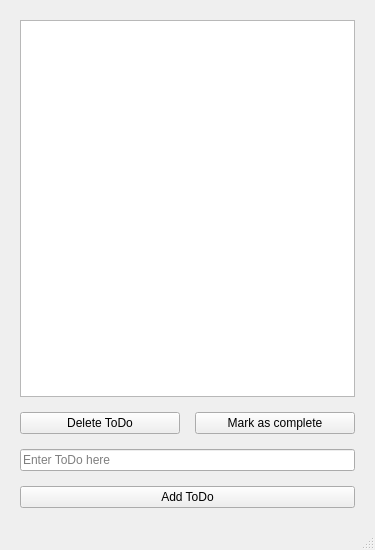
<?xml version="1.0" encoding="UTF-8"?>
<ui version="4.0">
 <class>MainWindow</class>
 <widget class="QMainWindow" name="MainWindow">
  <property name="geometry">
   <rect>
    <x>0</x>
    <y>0</y>
    <width>375</width>
    <height>550</height>
   </rect>
  </property>
  <property name="windowTitle">
   <string>MainWindow</string>
  </property>
  <widget class="QWidget" name="centralwidget">
   <layout class="QVBoxLayout" name="verticalLayout">
    <property name="spacing">
     <number>15</number>
    </property>
    <property name="leftMargin">
     <number>20</number>
    </property>
    <property name="topMargin">
     <number>20</number>
    </property>
    <property name="rightMargin">
     <number>20</number>
    </property>
    <property name="bottomMargin">
     <number>20</number>
    </property>
    <item>
     <widget class="QListView" name="view_list_todo"/>
    </item>
    <item>
     <layout class="QHBoxLayout" name="horizontalLayout">
      <item>
       <widget class="QPushButton" name="button_delete">
        <property name="text">
         <string>Delete ToDo</string>
        </property>
       </widget>
      </item>
      <item>
       <widget class="QPushButton" name="button_complete">
        <property name="text">
         <string>Mark as complete</string>
        </property>
       </widget>
      </item>
     </layout>
    </item>
    <item>
     <widget class="QLineEdit" name="edit_todo">
      <property name="placeholderText">
       <string>Enter ToDo here</string>
      </property>
     </widget>
    </item>
    <item>
     <widget class="QPushButton" name="button_add">
      <property name="text">
       <string>Add ToDo</string>
      </property>
     </widget>
    </item>
   </layout>
  </widget>
  <widget class="QMenuBar" name="menubar">
   <property name="geometry">
    <rect>
     <x>0</x>
     <y>0</y>
     <width>375</width>
     <height>26</height>
    </rect>
   </property>
  </widget>
  <widget class="QStatusBar" name="statusbar"/>
 </widget>
 <resources/>
 <connections/>
</ui>
